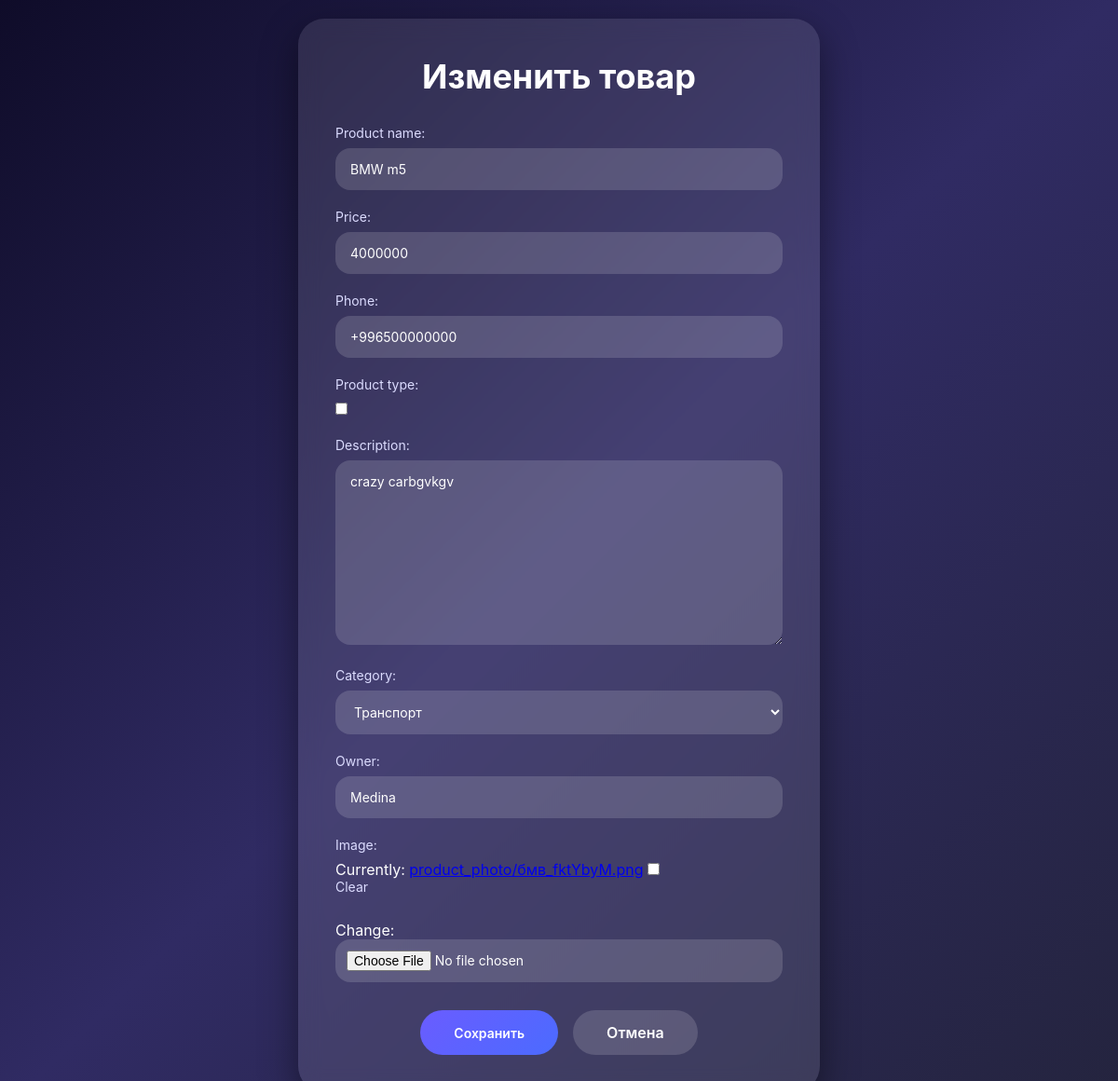
Before: /2/update with the older database file.
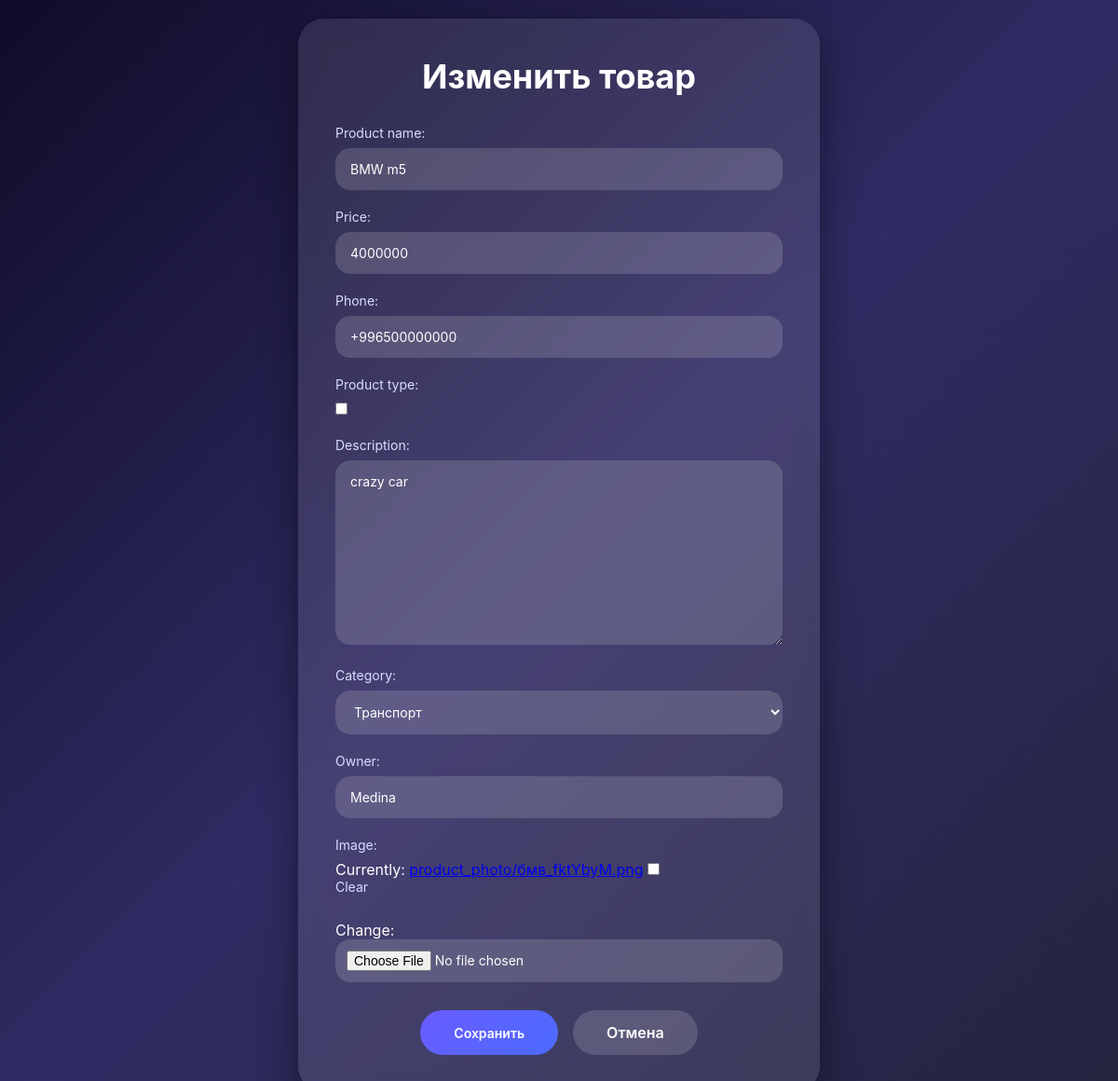
After: the same page with the newer database file.
### lalafo_app/models.py (models this page shows, shortened)
class Product(models.Model):
    product_name = models.CharField(max_length=64)
    price = models.PositiveSmallIntegerField()
    phone = PhoneNumberField()
    product_type = models.BooleanField()
    description = models.TextField()
    category = models.ForeignKey(Category, on_delete= models.CASCADE)
    owner = models.CharField(max_length=32)
    created_date = models.DateTimeField(auto_now_add=True)
    image = models.ImageField(upload_to='product_photo/', null=True, blank=True)

### lalafo_app/views.py (the view)
# urls.py: path('<int:pk>/update', ProductUpdateViews.as_view(), name='product_update'),
class ProductUpdateViews(UpdateView):
    queryset = Product.objects.all()
    form_class = ProductForm
    success_url = reverse_lazy('product_list')
    template_name = 'product_update.html'

### lalafo_app/forms.py
class ProductForm(forms.ModelForm):
    class Meta:
        model = Product
        fields = ['product_name', 'price', 'phone', 'product_type', 'description',
                  'category', 'owner', 'image']

### lalafo_app/models.py (called while the page is built)
    def __str__(self):
        return f'{self.category_name}'

### lalafo_app/templates/product_update.html (shortened to what this page needs)
<!DOCTYPE html>
<html lang="ru">
<head>
</head>
<body>
    <div class="form-wrapper">
        <div class="form-card">
            <h1>Изменить товар</h1>
            <form method="post" enctype="multipart/form-data">
                {{ form.as_p }}
                <div class="form-actions">
                    <button type="submit" class="save-btn">Сохранить</button>
                    <a href="{% url 'product_list' %}" class="cancel-btn">Отмена</a>
                </div>
            </form>
        </div>
    </div>
</body>
</html>

Changed rows visible on the page:
changed Product "BMW m5": description "crazy carbgvkgv" → "crazy car"
